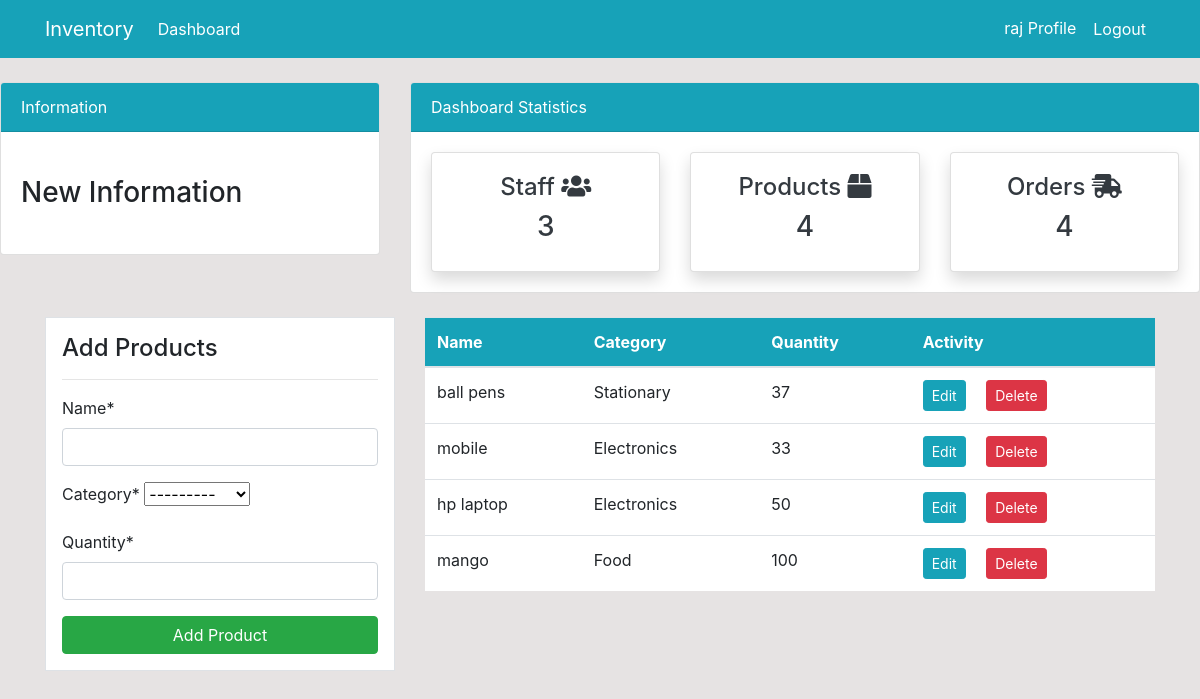
The page /products/ (signed in) on the database as committed earlier.
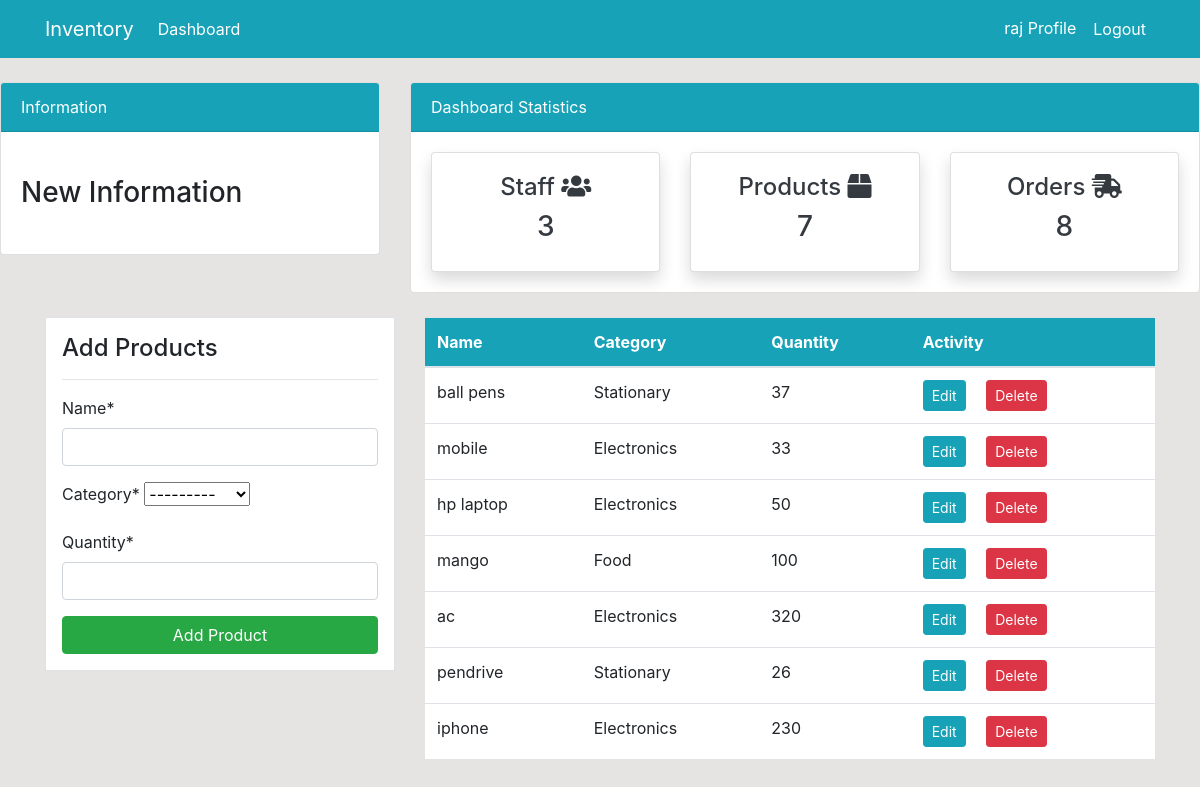
The same page on the database as committed later.
### dashboard/models.py (models this page shows, shortened)
class Product(models.Model):
    name = models.CharField(max_length=100, null=True)
    quantity = models.PositiveIntegerField(null=True)
    category = models.CharField(max_length=50, choices=CATEGORY, null=True)
    class Meta:
        verbose_name_plural = 'Product'

### dashboard/views.py (the view)
# urls.py: path('products/', views.products, name='dashboard-products'),
@login_required
def products(request):
    items = Product.objects.all()
    product_count = items.count()
    workers_count = User.objects.all().count()
    orders_count = Order.objects.all().count()
    if request.method == 'POST':
        form = ProductForm(request.POST)
        if form.is_valid():
            form.save()
            product_name = form.cleaned_data.get('name')
            messages.success(request, f'{product_name} has been added')
            return redirect('dashboard-products')
    else:
        form = ProductForm()
    context = {
        'items': items,
        'form': form,
        'workers_count' : workers_count,
        'orders_count' : orders_count,
        'product_count' : product_count
    }
    return render(request, 'dashboard/products.html', context)

### dashboard/forms.py
class ProductForm(forms.ModelForm):
    class Meta:
        model = Product
        fields = ['name', 'category', 'quantity']

### templates/dashboard/products.html (shortened to what this page needs)
{% extends 'partials/base.html' %}
{% load crispy_forms_tags %}
{%block content %}
    {% include 'partials/topnav.html' %}
    <div class="container">
        <div class="row my-4">
            <div class="col-md-4">
                <div class="border bg-white p-3">
                    <h4>Add Products</h4>
                    <hr>
                    <form method="POST">
                        {{ form|crispy }}
                        <input class="btn btn-success btn-block" type="submit" value="Add Product">
                    </form>
                </div>
            </div>
            <div class="col-md-8">
                <table class="table bg-white">
                    <thead class="bg-info">
                        <tr class="text-white">
                            <th scope="col">Name</th>
                            <th scope="col">Category</th>
                            <th scope="col">Quantity</th>
                            <th scope="col">Activity</th>
                        </tr>
                    </thead>
                    <tbody>
                        {% for item in items %}
                        <tr>
                                <td>{{ item.name }}</td>
                                <td>{{ item.category }}</td>
                                <td>{{ item.quantity }}</td>
                            <td>
                                <a class="btn btn-info btn-sm mr-2"
                                    href="{% url 'dashboard-products-update' item.id %}">Edit</a>
                                <a class="btn btn-danger btn-sm ml-2"
                                    href="{% url 'dashboard-products-delete' item.id %}">Delete</a>
                            </td>
                        </tr>
                        {% endfor %}
                    </tbody>
                </table>
            </div>
        </div>
    </div>
{% endblock %}

Rows that differ between the two databases and show on the page:
added Product: name "ac", category "Electronics", quantity "320"
added Product: name "pendrive", category "Stationary", quantity "26"
added Product: name "iphone", category "Electronics", quantity "230"
Other text that changed with them:
{{ product_count }}: "4" → "7"
{{ orders_count }}: "4" → "8"
